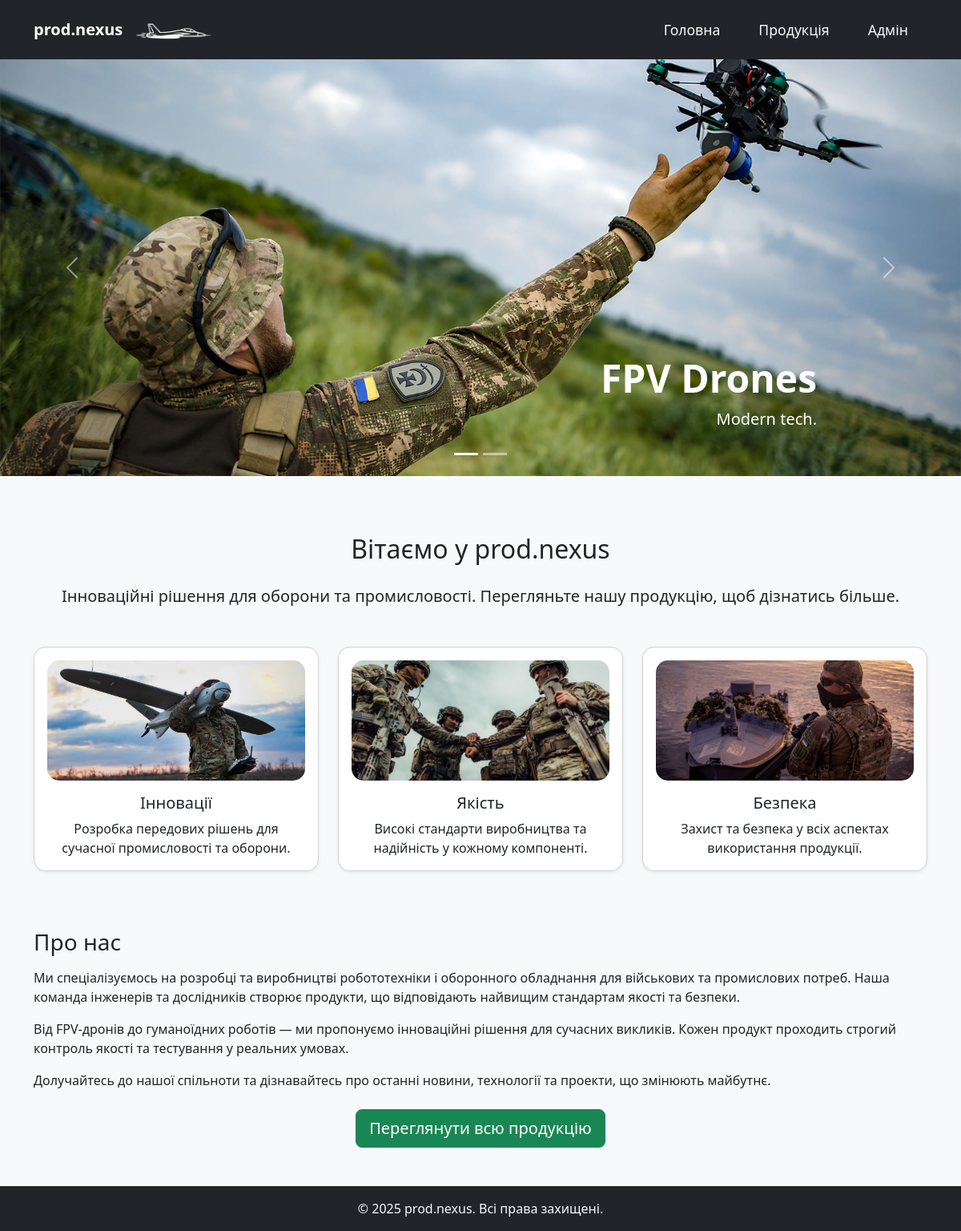
The page / on the database its author committed.
### app/domain/marketing.py (models this page shows, shortened)
class CarouselItem(db.Model):
    __tablename__ = 'carousel_item'
    id = db.Column(db.Integer, primary_key=True)
    img = db.Column(db.String(100), nullable=False)
    title = db.Column(db.String(100))
    desc = db.Column(db.Text)
    text_position = db.Column(db.String(20), default='center')
    button_text = db.Column(db.String(50))
    button_link = db.Column(db.String(200))

### app/main/routes.py (the view)
@main.route("/")
def index():
    carousel_items = CarouselItem.query.order_by(CarouselItem.id).all()
    return render_template("index.html", carousel_items=carousel_items)

### app/templates/index.html (shortened to what this page needs)
{% extends "base.html" %}
{% block header %}
<div id="mainCarousel" class="carousel slide" data-bs-ride="carousel" data-bs-interval="3000">
  <div class="carousel-indicators">
    {% for item in carousel_items %}
    <button type="button"
            data-bs-target="#mainCarousel"
            data-bs-slide-to="{{ loop.index0 }}"
            class="{% if loop.first %}active{% endif %}"
            aria-current="{% if loop.first %}true{% endif %}"
            aria-label="Slide {{ loop.index }}">
    </button>
    {% endfor %}
  </div>
  <div class="carousel-inner">
    {% for item in carousel_items %}
    <div class="carousel-item {% if loop.first %}active{% endif %}">
      <img src="{{ url_for('static', filename='img/' + item.img) }}"
           class="d-block w-100 carousel-img"
           alt="{{ item.title or 'Слайд' }}">
      {% if item.text_position != 'none' %}
      <div class="carousel-caption d-none d-md-block
                  {% if item.text_position == 'left' %}text-start
                  {% elif item.text_position == 'right' %}text-end
                  {% else %}text-center{% endif %}">
        <h1>{{ item.title or '' }}</h1>
        <p>{{ item.desc or '' }}</p>
      </div>
      {% endif %}
    </div>
    {% endfor %}
  </div>
  <button class="carousel-control-prev" type="button" data-bs-target="#mainCarousel" data-bs-slide="prev">
    <span class="carousel-control-prev-icon" aria-hidden="true"></span>
  </button>
  <button class="carousel-control-next" type="button" data-bs-target="#mainCarousel" data-bs-slide="next">
    <span class="carousel-control-next-icon" aria-hidden="true"></span>
  </button>
</div>
{% endblock %}
{% block content %}
<div class="mb-5 mt-5"> <h2 class="text-center mb-4">Вітаємо у prod.nexus</h2>
  <p class="lead text-center">
    Інноваційні рішення для оборони та промисловості. Перегляньте нашу продукцію, щоб дізнатись більше.
  </p>
  <div class="row text-center mt-5">
    <div class="col-md-4 mb-4">
        <div class="card h-100 shadow-sm text-center" style="border-radius:15px; overflow:hidden;">
            <div class="p-3">
                <img src="{{ url_for('static', filename='img/innovation.jpg') }}"
                     alt="Innovation"
                     class="img-fluid mb-3"
                     style="height:150px; width:100%; object-fit:cover; border-radius:15px;">
                <h5 class="card-title">Інновації</h5>
                <p class="card-text">Розробка передових рішень для сучасної промисловості та оборони.</p>
            </div>
        </div>
    </div>
    <div class="col-md-4 mb-4">
        <div class="card h-100 shadow-sm text-center" style="border-radius:15px; overflow:hidden;">
            <div class="p-3">
                <img src="{{ url_for('static', filename='img/quality.jpg') }}"
                     alt="Quality"
                     class="img-fluid mb-3"
                     style="height:150px; width:100%; object-fit:cover; border-radius:15px;">
                <h5 class="card-title">Якість</h5>
                <p class="card-text">Високі стандарти виробництва та надійність у кожному компоненті.</p>
            </div>
        </div>
    </div>
    <div class="col-md-4 mb-4">
        <div class="card h-100 shadow-sm text-center" style="border-radius:15px; overflow:hidden;">
            <div class="p-3">
                <img src="{{ url_for('static', filename='img/security.jpeg') }}"
                     alt="Security"
                     class="img-fluid mb-3"
                     style="height:150px; width:100%; object-fit:cover; border-radius:15px;">
                <h5 class="card-title">Безпека</h5>
                <p class="card-text">Захист та безпека у всіх аспектах використання продукції.</p>
            </div>
        </div>
    </div>
</div>
  <div class="mt-5">
    <h3 class="mb-3">Про нас</h3>
    <p>
      Ми спеціалізуємось на розробці та виробництві робототехніки і оборонного обладнання для військових та промислових потреб.
      Наша команда інженерів та дослідників створює продукти, що відповідають найвищим стандартам якості та безпеки.
    </p>
    <p>
      Від FPV-дронів до гуманоїдних роботів — ми пропонуємо інноваційні рішення для сучасних викликів. Кожен продукт проходить строгий контроль якості та тестування у реальних умовах.
    </p>
    <p>
      Долучайтесь до нашої спільноти та дізнавайтесь про останні новини, технології та проекти, що змінюють майбутнє.
    </p>
  </div>
  <div class="text-center mt-4">
    <a href="{{ url_for('main.products_page') }}" class="btn btn-lg btn-success">Переглянути всю продукцію</a>
  </div>
</div>
{% endblock %}

### app/static/css/style.css (style rules this page uses)
body { background-color: #f8f9fa; margin: 0; }
.card img { height: 200px; object-fit: cover; }
.carousel-img { height: 65vh; object-fit: cover; }
.carousel-caption h1 { font-size: 3rem; font-weight: bold; }
.carousel-caption p { font-size: 1.25rem; }

### rows shown on the page
CarouselItem: img (picture), title "FPV Drones", desc "Modern tech."
